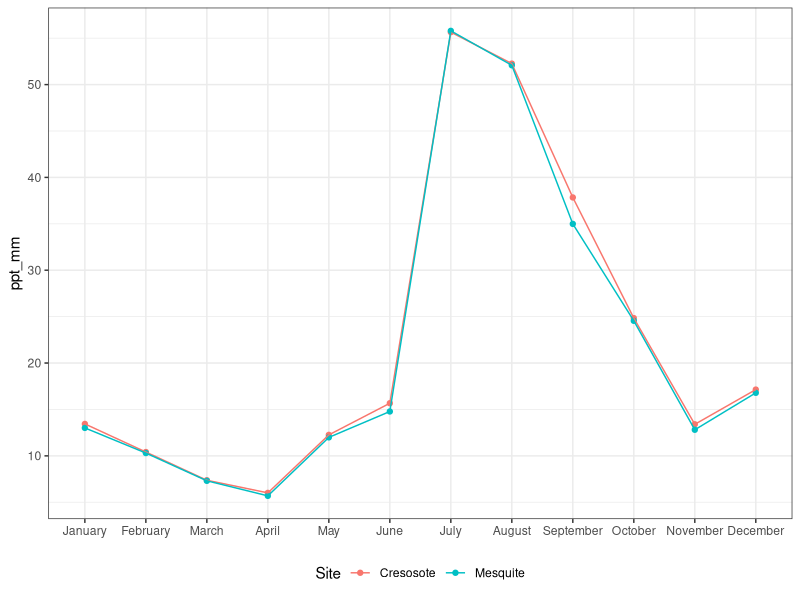
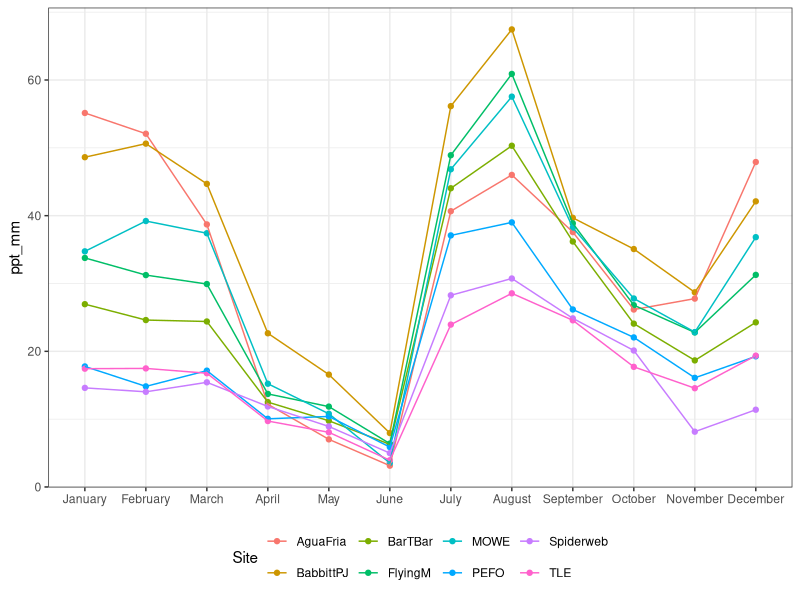
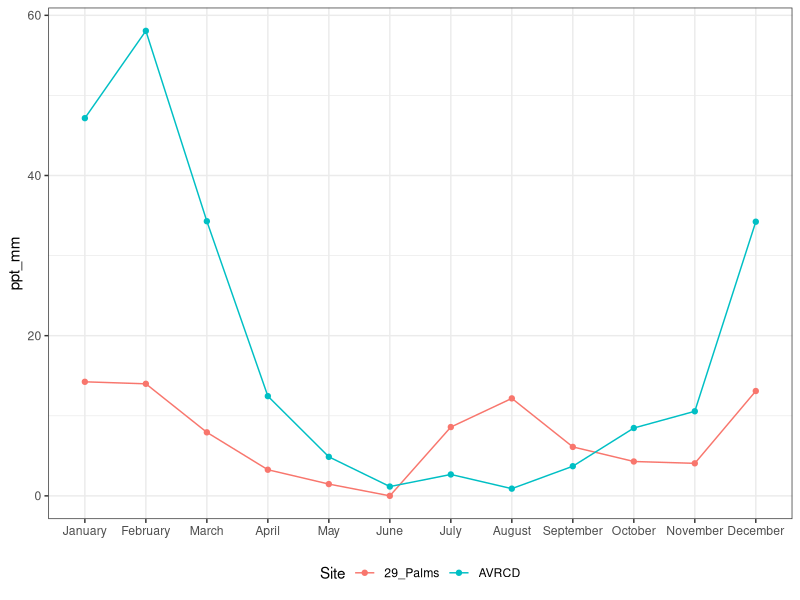
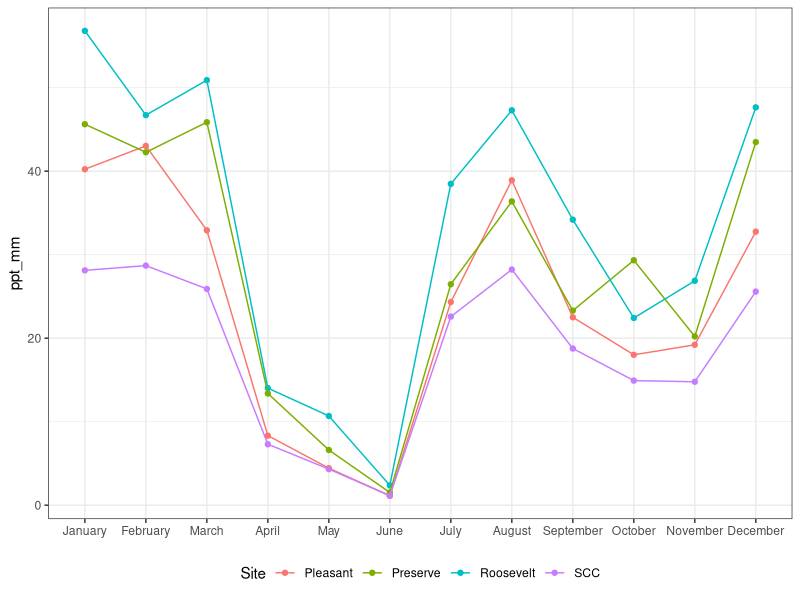
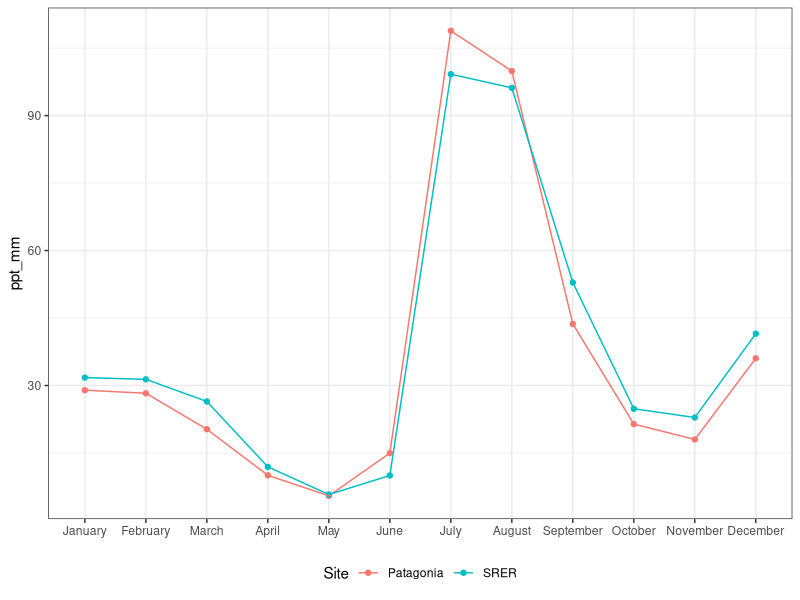
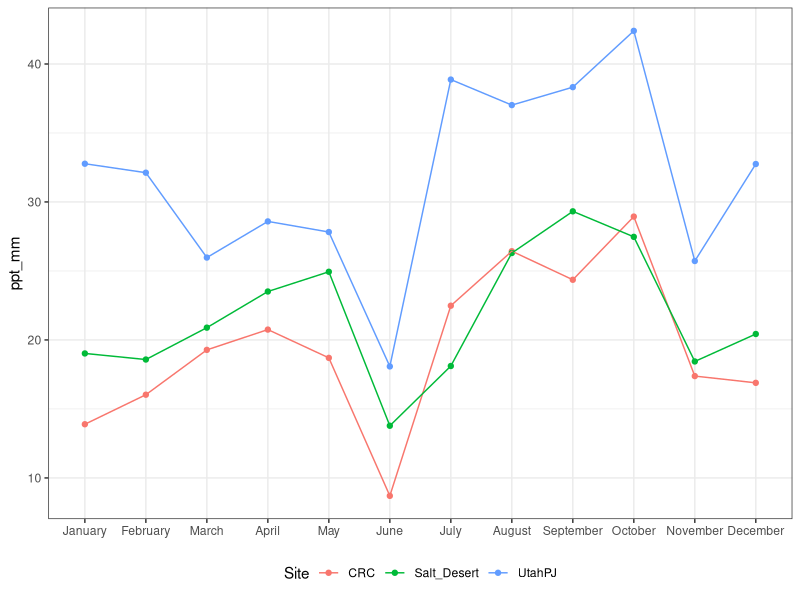

The R source for these figures, in order: (Note: this script raises an error after producing the figures.)
# Created: 2023-09-28
# Last updated: 2023-10-19

# Purpose: Explore precip trends. Compare actual precip values (from PRISM daily values, see 03.2.R)
#   with 30-year normals. Actual precip is recorded as either cumulative precip
#   since seeding, or cumulative precip since the previous monitoring event. Because the time
#   interval between monitoring events and seeding differs by site, and because normals are
#   site- and and month-specific, each site must be dealt with on an individual basis 
#   to determine which normals months should be included for a (roughly equal) comparison.

# Normals must be "rounded" to the start of the month, the end of the month,
#   or mid-month, because normals are reported as annual or monthly. Hence, while the actual 
#   precip experienced is defined to the day, comparable normals are defined to the
#   half month. This also assumes that an even amount of rain falls in the first and
#   second half of the month, and sometimes for sites monitored every 2 weeks the dates round
#   such that there is assumed to be no interval, and therefore no precip (for normals). 
#   See 03.3.xlsx README tab for more explanation.


library(tidyverse)
library(readxl)
library(scales)

# Load data ---------------------------------------------------------------

ppt <- read_csv("data/cleaned/monitoring-events-with-PRISM-climate-data_clean.csv")
month.normal <- read_csv("data/data-wrangling-intermediate/03.2_PRISM-month-normals-all-sites.csv")
daily <- read_csv("data/data-wrangling-intermediate/03.2_PRISM-daily-all-sites.csv")
normals.since.raw <- read_xlsx("data/data-wrangling-intermediate/03.3_months-to-include-for-precip-normals-comparison.xlsx",
                                       sheet = "since_last")
normals.cum.raw <- read_xlsx("data/data-wrangling-intermediate/03.3_months-to-include-for-precip-normals-comparison.xlsx",
                                       sheet = "cum")
  


# Explore monthly normals -------------------------------------------------

# Order months
month.normal.graph <- month.normal |> 
  filter(Date != "Annual") |> 
  mutate(Date = factor(Date, levels = c("January", "February", "March", "April", "May",
                                        "June", "July", "August", "September", "October",
                                        "November", "December")))

# Chihuahuan
#   Unimodal: most rain in July-Sept
month.normal.graph |> 
  filter(Region == "Chihuahuan") |> 
  ggplot(aes(x = Date, y = ppt_mm, color = Site, group = Site)) +
  geom_point() +
  geom_line() +
  xlab(NULL) +
  theme_bw() +
  theme(legend.position = "bottom")

# Colorado Plateau
#   Biomodal, July-Sept and Dec-March (summer rains slightly greater than winter)
month.normal.graph |> 
  filter(Region == "Colorado Plateau") |> 
  ggplot(aes(x = Date, y = ppt_mm, color = Site, group = Site)) +
  geom_point() +
  geom_line() +
  xlab(NULL) +
  theme_bw() +
  theme(legend.position = "bottom")

# Mojave
#   Unimodal: most rain in Dec-March
month.normal.graph |> 
  filter(Region == "Mojave") |> 
  ggplot(aes(x = Date, y = ppt_mm, color = Site, group = Site)) +
  geom_point() +
  geom_line() +
  xlab(NULL) +
  theme_bw() +
  theme(legend.position = "bottom")

# Sonoran Central
#   Bimodal: July-Sept, Dec-March (summer and winter rains roughly equal)
month.normal.graph |> 
  filter(Region == "Sonoran Central") |> 
  ggplot(aes(x = Date, y = ppt_mm, color = Site, group = Site)) +
  geom_point() +
  geom_line() +
  xlab(NULL) +
  theme_bw() +
  theme(legend.position = "bottom")

# Sonoran SE
#   Slightly bimodal: most rain July-Sept, some rain Dec-March
month.normal.graph |> 
  filter(Region == "Sonoran SE") |> 
  ggplot(aes(x = Date, y = ppt_mm, color = Site, group = Site)) +
  geom_point() +
  geom_line() +
  xlab(NULL) +
  theme_bw() +
  theme(legend.position = "bottom")

# Utah
#   CRC & Salt Desert: Biomodal: July-Oct, March-May
#   UtahPJ: Biomdal: July-Oct, Dec-Feb
month.normal.graph |> 
  filter(Region == "Utah") |> 
  ggplot(aes(x = Date, y = ppt_mm, color = Site, group = Site)) +
  geom_point() +
  geom_line() +
  xlab(NULL) +
  theme_bw() +
  theme(legend.position = "bottom")



# Precip since last monitoring event --------------------------------------


# Since_last data wrangling -----------------------------------------------

# pivot_longer() and convert NAs to 0 (blank cells are 0)
normals.since <- normals.since.raw |> 
  select(-Seed_month_estimate, -Monitor_month_estimate) |> 
  pivot_longer(cols = c("Annual", "January", "February", "March", "April", "May",
                        "June", "July", "August", "September", "October",
                        "November", "December"),
              names_to = "Date",
              values_to = "include") 
normals.since$include[is.na(normals.since$include)] <- 0

# Add normals values
normals.since <- normals.since |> 
  left_join(month.normal) |> 
  select(-tmin, -tmax, -tmean) 

# Multiply include * ppt_mm for new ppt_mm value
#   "include" column is the amount of times that month/annual should be included
normals.since <- normals.since |> 
  mutate(ppt_mm = include * ppt_mm) |> 
  select(-include)

# Sum normals precip
normals.since <- normals.since |> 
  select(-Date_Seeded, -Date_Monitored) |> 
  mutate(SiteDateID = as.character(SiteDateID)) |> 
  group_by(Region, Site, SiteDateID, Seed_estimate, Monitor_estimate) |> 
  summarise(ppt_mm = sum(ppt_mm),
            .groups = "keep") |> 
  mutate(SiteDateID = as.numeric(SiteDateID)) 

# Add normals to actual precip values (Since_last_precip from ppt) to graph together
#   Rename normals columns to match and add "source" col to note they are normals
normals.since.bind <- normals.since |> 
  rename(Date_Seeded = Seed_estimate,
         Date_Monitored = Monitor_estimate) |> 
  mutate(source = "normals")
since.long <- ppt |> 
  select(Region, Site, Date_Seeded, Date_Monitored, SiteDateID, Since_last_precip) |> 
  rename(ppt_mm = Since_last_precip) |> 
  mutate(source = "actual") |> 
  bind_rows(normals.since.bind)

# Find percent change (deviation from normals)
since.pc <- ppt |> 
  select(Region, Site, SiteDateID, Date_Seeded, Date_Monitored, Since_last_precip) |> 
  left_join(normals.since) |> 
  mutate(perc_change = (Since_last_precip - ppt_mm) / ppt_mm)



# Since_last graph --------------------------------------------------------

# All sites
since.long |> 
  ggplot(aes(x = Date_Monitored, y = ppt_mm, color = source)) +
  geom_point() +
  geom_line() +
  facet_wrap(~Site) +
  xlab(NULL) +
  theme_bw() +
  theme(legend.position = "bottom") 

since.pc |> 
  filter(perc_change != Inf) |> 
  ggplot(aes(x = Date_Monitored, y = perc_change)) +
  geom_point() +
  geom_line() +
  facet_wrap(~Site) +
  xlab(NULL) +
  theme_bw() +
  scale_y_continuous(labels = percent)

since.pc |> 
  filter(perc_change != Inf,
         Region !="Mojave") |> 
  ggplot(aes(x = Date_Monitored, y = perc_change)) +
  geom_point() +
  geom_line() +
  facet_wrap(~Site) +
  xlab(NULL) +
  theme_bw() +
  scale_y_continuous(labels = percent) +
  geom_hline(yintercept = 0,
             linetype = "dashed",
             color = "red")


  
# By Region
# Sonoran Central
since.long |> 
  filter(Region == "Sonoran Central") |> 
  ggplot(aes(x = Date_Monitored, y = ppt_mm, color = source)) +
  geom_point() +
  geom_line() +
  facet_wrap(~Site) +
  xlab(NULL) +
  theme_bw() +
  theme(legend.position = "bottom") 

since.pc |> 
  filter(perc_change != Inf) |> 
  filter(Region == "Sonoran Central") |> 
  ggplot(aes(x = Date_Monitored, y = perc_change)) +
  geom_point() +
  geom_line() +
  facet_wrap(~Site) +
  xlab(NULL) +
  theme_bw() +
  scale_y_continuous(labels = percent) +
  geom_hline(yintercept = 0,
             linetype = "dashed",
             color = "red")

# Sonoran SE
since.long |> 
  filter(Region == "Sonoran SE") |> 
  ggplot(aes(x = Date_Monitored, y = ppt_mm, color = source)) +
  geom_point() +
  geom_line() +
  facet_wrap(~Site) +
  xlab(NULL) +
  theme_bw() +
  theme(legend.position = "bottom") 

since.pc |> 
  filter(perc_change != Inf) |> 
  filter(Region == "Sonoran SE") |> 
  ggplot(aes(x = Date_Monitored, y = perc_change)) +
  geom_point() +
  geom_line() +
  facet_wrap(~Site) +
  xlab(NULL) +
  theme_bw() +
  scale_y_continuous(labels = percent) +
  geom_hline(yintercept = 0,
             linetype = "dashed",
             color = "red")

# Chihuahuan
since.long |> 
  filter(Region == "Chihuahuan") |> 
  ggplot(aes(x = Date_Monitored, y = ppt_mm, color = source)) +
  geom_point() +
  geom_line() +
  facet_wrap(~Site) +
  xlab(NULL) +
  theme_bw() +
  theme(legend.position = "bottom")

since.pc |> 
  filter(perc_change != Inf) |> 
  filter(Region == "Chihuahuan") |> 
  ggplot(aes(x = Date_Monitored, y = perc_change)) +
  geom_point() +
  geom_line() +
  facet_wrap(~Site) +
  xlab(NULL) +
  theme_bw() +
  scale_y_continuous(labels = percent) +
  geom_hline(yintercept = 0,
             linetype = "dashed",
             color = "red")

# Mojave
since.long |> 
  filter(Region == "Mojave") |> 
  ggplot(aes(x = Date_Monitored, y = ppt_mm, color = source)) +
  geom_point() +
  geom_line() +
  facet_wrap(~Site) +
  xlab(NULL) +
  theme_bw() +
  theme(legend.position = "bottom") 

since.pc |> 
  filter(perc_change != Inf) |> 
  filter(Region == "Mojave") |> 
  ggplot(aes(x = Date_Monitored, y = perc_change)) +
  geom_point() +
  geom_line() +
  facet_wrap(~Site) +
  xlab(NULL) +
  theme_bw() +
  scale_y_continuous(labels = percent) +
  geom_hline(yintercept = 0,
             linetype = "dashed",
             color = "red")

# Utah
since.long |> 
  filter(Region == "Utah") |> 
  ggplot(aes(x = Date_Monitored, y = ppt_mm, color = source)) +
  geom_point() +
  geom_line() +
  facet_wrap(~Site) +
  xlab(NULL) +
  theme_bw() +
  theme(legend.position = "bottom") 

since.pc |> 
  filter(perc_change != Inf) |> 
  filter(Region == "Utah") |> 
  ggplot(aes(x = Date_Monitored, y = perc_change)) +
  geom_point() +
  geom_line() +
  facet_wrap(~Site) +
  xlab(NULL) +
  theme_bw() +
  scale_y_continuous(labels = percent) +
  geom_hline(yintercept = 0,
             linetype = "dashed",
             color = "red")

# Colorado Plateau
since.long |> 
  filter(Region == "Colorado Plateau") |> 
  ggplot(aes(x = Date_Monitored, y = ppt_mm, color = source)) +
  geom_point() +
  geom_line() +
  facet_wrap(~Site) +
  xlab(NULL) +
  theme_bw() +
  theme(legend.position = "bottom") 

since.pc |> 
  filter(perc_change != Inf) |> 
  filter(Region == "Colorado Plateau") |> 
  ggplot(aes(x = Date_Monitored, y = perc_change)) +
  geom_point() +
  geom_line() +
  facet_wrap(~Site) +
  xlab(NULL) +
  theme_bw() +
  scale_y_continuous(labels = percent) +
  geom_hline(yintercept = 0,
             linetype = "dashed",
             color = "red")

since.pc |> 
  filter(perc_change != Inf,
         Site != "MOWE") |> 
  filter(Region == "Colorado Plateau") |> 
  ggplot(aes(x = Date_Monitored, y = perc_change)) +
  geom_point() +
  geom_line() +
  facet_wrap(~Site) +
  xlab(NULL) +
  theme_bw() +
  scale_y_continuous(labels = percent) +
  geom_hline(yintercept = 0,
             linetype = "dashed",
             color = "red")





# Cumulative precip since seeding -----------------------------------------


# Cumulative data wrangling -----------------------------------------------

# pivot_longer() and convert NAs to 0 (blank cells are 0)
normals.cum <- normals.cum.raw |> 
  select(-Seed_month_estimate, -Monitor_month_estimate) |> 
  pivot_longer(cols = c("Annual", "January", "February", "March", "April", "May",
                        "June", "July", "August", "September", "October",
                        "November", "December"),
               names_to = "Date",
               values_to = "include") 
normals.cum$include[is.na(normals.cum$include)] <- 0

# Add normals values
normals.cum <- normals.cum |> 
  left_join(month.normal) |> 
  select(-tmin, -tmax, -tmean) 

# Multiply include * ppt_mm for new ppt_mm value
#   "include" column is the amount of times that month/annual should be included
normals.cum <- normals.cum |> 
  mutate(ppt_mm = include * ppt_mm) |> 
  select(-include)

# Sum normals precip
normals.cum <- normals.cum |> 
  select(-Date_Seeded, -Date_Monitored) |> 
  mutate(SiteDateID = as.character(SiteDateID)) |> 
  group_by(Region, Site, SiteDateID, Seed_estimate, Monitor_estimate) |> 
  summarise(ppt_mm = sum(ppt_mm),
            .groups = "keep") |> 
  mutate(SiteDateID = as.numeric(SiteDateID)) 

# Add normals to actual precip values (Cum_precip from ppt) to graph together
#   Rename normals columns to match and add "source" col to note they are normals
normals.cum.bind <- normals.cum |> 
  rename(Date_Seeded = Seed_estimate,
         Date_Monitored = Monitor_estimate) |> 
  mutate(source = "normals")
cum.long <- ppt |> 
  select(Region, Site, Date_Seeded, Date_Monitored, SiteDateID, Cum_precip) |> 
  rename(ppt_mm = Cum_precip) |> 
  mutate(source = "actual") |> 
  bind_rows(normals.cum.bind)

# Find percent change (deviation from normals)
cum.pc <- ppt |> 
  select(Region, Site, SiteDateID, Date_Seeded, Date_Monitored, Cum_precip) |> 
  left_join(normals.cum) |> 
  mutate(perc_change = (Cum_precip - ppt_mm) / ppt_mm)




# Cumulative graph --------------------------------------------------------

# All sites
cum.long |> 
  ggplot(aes(x = Date_Monitored, y = ppt_mm, color = source)) +
  geom_point() +
  geom_line() +
  facet_wrap(~Site) +
  xlab(NULL) +
  theme_bw() +
  theme(legend.position = "bottom") 

cum.pc |> 
  filter(perc_change != Inf) |> 
  ggplot(aes(x = Date_Monitored, y = perc_change)) +
  geom_point() +
  geom_line() +
  facet_wrap(~Site) +
  xlab(NULL) +
  theme_bw() +
  scale_y_continuous(labels = percent)

cum.pc |> 
  filter(perc_change != Inf,
         Region !="Mojave") |> 
  ggplot(aes(x = Date_Monitored, y = perc_change)) +
  geom_point() +
  geom_line() +
  facet_wrap(~Site) +
  xlab(NULL) +
  theme_bw() +
  scale_y_continuous(labels = percent) +
  geom_hline(yintercept = 0,
             linetype = "dashed",
             color = "red")



# By Region
# Sonoran Central
cum.long |> 
  filter(Region == "Sonoran Central") |> 
  ggplot(aes(x = Date_Monitored, y = ppt_mm, color = source)) +
  geom_point() +
  geom_line() +
  facet_wrap(~Site) +
  xlab(NULL) +
  theme_bw() +
  theme(legend.position = "bottom") 

cum.pc |> 
  filter(perc_change != Inf) |> 
  filter(Region == "Sonoran Central") |> 
  ggplot(aes(x = Date_Monitored, y = perc_change)) +
  geom_point() +
  geom_line() +
  facet_wrap(~Site) +
  xlab(NULL) +
  theme_bw() +
  scale_y_continuous(labels = percent) +
  geom_hline(yintercept = 0,
             linetype = "dashed",
             color = "red")

# Sonoran SE
cum.long |> 
  filter(Region == "Sonoran SE") |> 
  ggplot(aes(x = Date_Monitored, y = ppt_mm, color = source)) +
  geom_point() +
  geom_line() +
  facet_wrap(~Site) +
  xlab(NULL) +
  theme_bw() +
  theme(legend.position = "bottom") 

cum.pc |> 
  filter(perc_change != Inf) |> 
  filter(Region == "Sonoran SE") |> 
  ggplot(aes(x = Date_Monitored, y = perc_change)) +
  geom_point() +
  geom_line() +
  facet_wrap(~Site) +
  xlab(NULL) +
  theme_bw() +
  scale_y_continuous(labels = percent) +
  geom_hline(yintercept = 0,
             linetype = "dashed",
             color = "red")

# Chihuahuan
cum.long |> 
  filter(Region == "Chihuahuan") |> 
  ggplot(aes(x = Date_Monitored, y = ppt_mm, color = source)) +
  geom_point() +
  geom_line() +
  facet_wrap(~Site) +
  xlab(NULL) +
  theme_bw() +
  theme(legend.position = "bottom")

cum.pc |> 
  filter(perc_change != Inf) |> 
  filter(Region == "Chihuahuan") |> 
  ggplot(aes(x = Date_Monitored, y = perc_change)) +
  geom_point() +
  geom_line() +
  facet_wrap(~Site) +
  xlab(NULL) +
  theme_bw() +
  scale_y_continuous(labels = percent) +
  geom_hline(yintercept = 0,
             linetype = "dashed",
             color = "red")

# Mojave
cum.long |> 
  filter(Region == "Mojave") |> 
  ggplot(aes(x = Date_Monitored, y = ppt_mm, color = source)) +
  geom_point() +
  geom_line() +
  facet_wrap(~Site) +
  xlab(NULL) +
  theme_bw() +
  theme(legend.position = "bottom") 

cum.pc |> 
  filter(perc_change != Inf) |> 
  filter(Region == "Mojave") |> 
  ggplot(aes(x = Date_Monitored, y = perc_change)) +
  geom_point() +
  geom_line() +
  facet_wrap(~Site) +
  xlab(NULL) +
  theme_bw() +
  scale_y_continuous(labels = percent) +
  geom_hline(yintercept = 0,
             linetype = "dashed",
             color = "red")

# Utah
cum.long |> 
  filter(Region == "Utah") |> 
  ggplot(aes(x = Date_Monitored, y = ppt_mm, color = source)) +
  geom_point() +
  geom_line() +
  facet_wrap(~Site) +
  xlab(NULL) +
  theme_bw() +
  theme(legend.position = "bottom") 

cum.pc |> 
  filter(perc_change != Inf) |> 
  filter(Region == "Utah") |> 
  ggplot(aes(x = Date_Monitored, y = perc_change)) +
  geom_point() +
  geom_line() +
  facet_wrap(~Site) +
  xlab(NULL) +
  theme_bw() +
  scale_y_continuous(labels = percent) +
  geom_hline(yintercept = 0,
             linetype = "dashed",
             color = "red")

# Colorado Plateau
cum.long |> 
  filter(Region == "Colorado Plateau") |> 
  ggplot(aes(x = Date_Monitored, y = ppt_mm, color = source)) +
  geom_point() +
  geom_line() +
  facet_wrap(~Site) +
  xlab(NULL) +
  theme_bw() +
  theme(legend.position = "bottom") 

cum.pc |> 
  filter(perc_change != Inf) |> 
  filter(Region == "Colorado Plateau") |> 
  ggplot(aes(x = Date_Monitored, y = perc_change)) +
  geom_point() +
  geom_line() +
  facet_wrap(~Site) +
  xlab(NULL) +
  theme_bw() +
  scale_y_continuous(labels = percent) +
  geom_hline(yintercept = 0,
             linetype = "dashed",
             color = "red")



save.image("RData/03.3_explore-precip-trends.RData")
